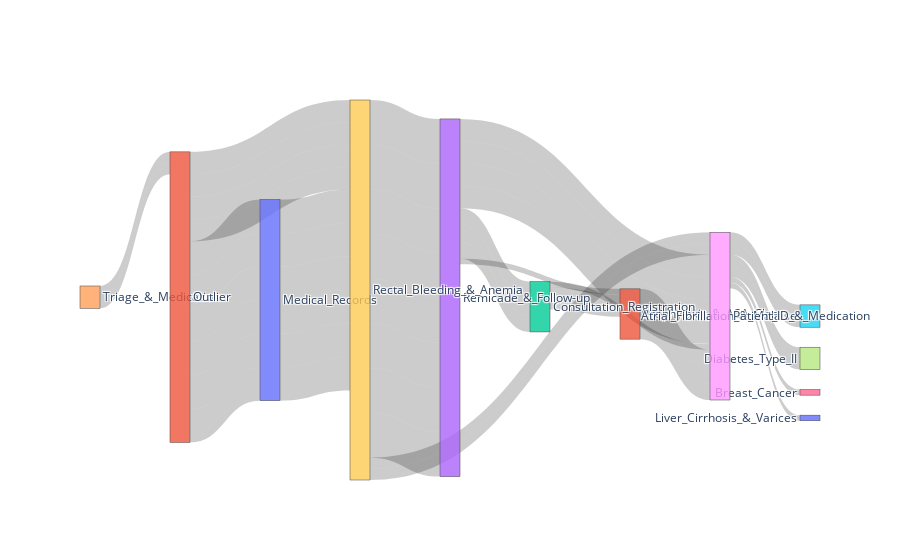

The code cell stored with this chart in its notebook:
### Code cell
import plotly.graph_objects as go
from collections import Counter

# Step 1: Extract Sequences from event columns
event_columns = [col for col in feature_df.columns if 'concept:name' in col]  # Filter for event-related columns
sequences = []

# For each row in feature_df, extract the sequence of events
for _, row in feature_df.iterrows():
    events = [col.split('concept:name_')[1] for col in event_columns if row[col] == 1.0]  # Get events with 1.0 value
    sequences.append('->'.join(events))  # Join events into a sequence

# Step 2: Add sequences to the dataframe (this will be useful for visualization)
feature_df['Sequence'] = sequences

# Step 3: Get the most common sequence per cluster 
cluster_sequences = feature_df.groupby("Cluster")["Sequence"].agg(lambda x: x.mode()[0])

# Step 4: Count the occurrences of each sequence (for Sankey diagram links)
cluster_counts = Counter(cluster_sequences)

# Step 5: Prepare data for Sankey diagram (convert sequences into sources and targets)
sources, targets = [], []

for trace in cluster_sequences.values:
    steps = trace.split("->")  # Split sequence into individual steps
    for i in range(len(steps) - 1):
        sources.append(steps[i])
        targets.append(steps[i + 1])

# Convert sources and targets to indices (for Sankey diagram nodes)
all_nodes = list(set(sources + targets))  # All unique nodes (steps)
source_indices = [all_nodes.index(s) for s in sources]
target_indices = [all_nodes.index(t) for t in targets]

# Step 6: Count the frequency of each link (source -> target pair)
link_counts = Counter(zip(sources, targets))
values = [link_counts[(source, target)] for source, target in zip(sources, targets)]

# Step 7: Create the Sankey diagram
fig = go.Figure(go.Sankey(
    node=dict(label=all_nodes),
    link=dict(source=source_indices, target=target_indices, value=values)
))

fig.show()

### Figure 1 — Plotly figure (JSON) as saved in the notebook; plotly's stock layout.template omitted (floating-point values rounded to 4 significant figures)
{"data": [{"link": {"source": [11, 9, 8, 11, 9, 3, 2, 8, 11, 0, 9, 3, 2, 1, 8, 11, 0, 9, 3, 1, 8, 4, 11, 0, 9, 3, 11, 9, 3, 11, 9, 8, 11, 0, 9, 3, 4, 11, 0, 9, 3, 2, 1, 11, 0, 9, 3, 8], "target": [9, 8, 10, 9, 3, 2, 8, 7, 0, 9, 3, 2, 1, 8, 5, 0, 9, 3, 1, 8, 6, 11, 0, 9, 3, 8, 9, 3, 8, 9, 8, 5, 0, 9, 3, 8, 11, 0, 9, 3, 2, 1, 8, 0, 9, 3, 8, 7], "value": [4, 2, 1, 4, 8, 3, 1, 2, 6, 6, 8, 3, 2, 3, 2, 6, 6, 8, 1, 3, 1, 2, 6, 6, 8, 4, 4, 8, 4, 4, 2, 2, 6, 6, 8, 4, 2, 6, 6, 8, 3, 2, 3, 6, 6, 8, 4, 2]}, "node": {"label": ["Medical_Records", "Prophylaxis_&_ASA_Class", "Consultation_Registration", "Remicade_&_Follow-up", "Triage_&_Medication", "Atrial_Fibrillation_&_Malaise", "Breast_Cancer", "Diabetes_Type_II", "Patient_ID_&_Medication", "Rectal_Bleeding_&_Anemia", "Liver_Cirrhosis_&_Varices", "Outlier"]}, "type": "sankey"}], "layout": {}}
